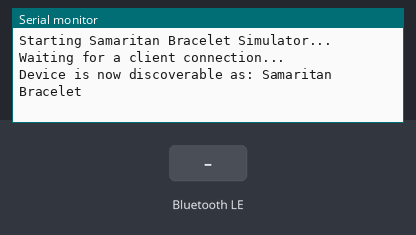
Bench run of a sketch on a simulated ESP32. Parts: the last lines printed to the serial monitor. The test bench sets the inputs (shaded band). Random numbers use the default seed unless the sketch sets one; nothing arrives over Bluetooth unless stated; a phone connects over Bluetooth LE 3 s after start.

Above: at 1.2 s.
1.3 s: Bluetooth LE write "FREQ:" received
At 2.5 s:
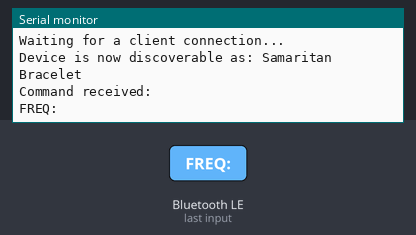
2.8 s: Bluetooth LE write "RESET" received
At 2.96 s:
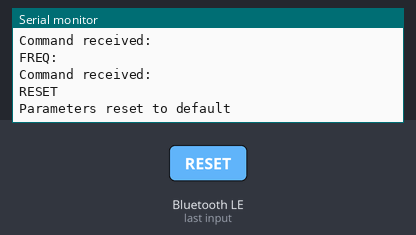
4.3 s: Bluetooth LE write "FALL" received
At 4.9 s:
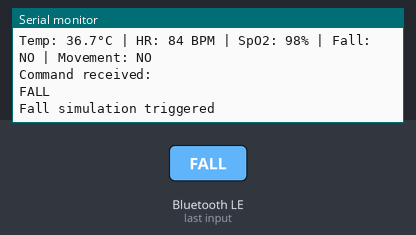
5.8 s: Bluetooth LE write "FIRMWARE" received
At 6.2 s:
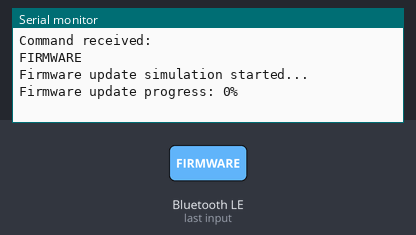
Timing chart, 0 to 8.8 s (numbered marks = the images above; inputs shaded):
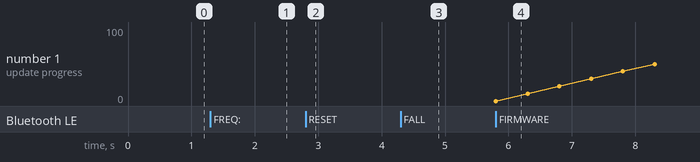

The sketch:

samaritan_bracelet.ino
```cpp
/*
 * Samaritan Health Bracelet - ESP32 Simulator
 *
 * Ce firmware simule un bracelet de santé connecté qui envoie des données vitales
 * via Bluetooth Low Energy (BLE) à l'application Samaritan.
 *
 * Fonctionnalités:
 * - Connexion BLE
 * - Envoi de signes vitaux simulés (température, fréquence cardiaque, SpO2)
 * - Détection de chute simulée
 * - Réception de commandes
 * - Configuration des paramètres
 *
 * Matériel requis: ESP32 (4MB Flash, Dual-core, 240MHz)
 */

#include <BLEDevice.h>
#include <BLEServer.h>
#include <BLEUtils.h>
#include <BLE2902.h>

// UUIDs pour les services et caractéristiques BLE
#define SERVICE_UUID                     "0000180d-0000-1000-8000-00805f9b34fb"
#define VITAL_SIGNS_CHARACTERISTIC_UUID  "00002a37-0000-1000-8000-00805f9b34fb"
#define COMMAND_CHARACTERISTIC_UUID      "00002a38-0000-1000-8000-00805f9b34fb"

// Nom du dispositif
#define DEVICE_NAME "Samaritan Bracelet"

// Variables globales
BLEServer* pServer = NULL;
BLECharacteristic* pVitalSignsCharacteristic = NULL;
BLECharacteristic* pCommandCharacteristic = NULL;
bool deviceConnected = false;
bool oldDeviceConnected = false;

// Paramètres de simulation
float temperature = 36.5;
int heartRate = 75;
int oxygenSaturation = 98;
bool fallDetected = false;
bool suddenMovement = false;

// Paramètres de configuration
int measurementFrequency = 1000; // ms
unsigned long lastMeasurement = 0;

// Forward declarations
void processCommand(String command);

// Callbacks pour la connexion BLE
class MyServerCallbacks: public BLEServerCallbacks {
    void onConnect(BLEServer* pServer) {
      deviceConnected = true;
      Serial.println("Client connected");
    };

    void onDisconnect(BLEServer* pServer) {
      deviceConnected = false;
      Serial.println("Client disconnected");
    }
};

// Callbacks pour les commandes reçues
class CommandCallbacks: public BLECharacteristicCallbacks {
    void onWrite(BLECharacteristic *pCharacteristic) {
      String value = pCharacteristic->getValue().c_str();

      if (value.length() > 0) {
        Serial.println("Command received:");
        Serial.println(value);

        // Traiter les commandes
        processCommand(value);
      }
    }
};

void setup() {
  Serial.begin(115200);
  Serial.println("Starting Samaritan Bracelet Simulator...");

  // Initialiser BLE
  BLEDevice::init(DEVICE_NAME);

  // Créer le serveur BLE
  pServer = BLEDevice::createServer();
  pServer->setCallbacks(new MyServerCallbacks());

  // Créer le service BLE
  BLEService *pService = pServer->createService(SERVICE_UUID);

  // Créer la caractéristique pour les signes vitaux (notify)
  pVitalSignsCharacteristic = pService->createCharacteristic(
                      VITAL_SIGNS_CHARACTERISTIC_UUID,
                      BLECharacteristic::PROPERTY_READ   |
                      BLECharacteristic::PROPERTY_NOTIFY
                    );
  pVitalSignsCharacteristic->addDescriptor(new BLE2902());

  // Créer la caractéristique pour les commandes (write)
  pCommandCharacteristic = pService->createCharacteristic(
                      COMMAND_CHARACTERISTIC_UUID,
                      BLECharacteristic::PROPERTY_WRITE
                    );
  pCommandCharacteristic->setCallbacks(new CommandCallbacks());

  // Démarrer le service
  pService->start();

  // Démarrer l'advertising
  BLEAdvertising *pAdvertising = BLEDevice::getAdvertising();
  pAdvertising->addServiceUUID(SERVICE_UUID);
  pAdvertising->setScanResponse(false);
  pAdvertising->setMinPreferred(0x0);
  BLEDevice::startAdvertising();

  Serial.println("Waiting for a client connection...");
  Serial.println("Device is now discoverable as: " + String(DEVICE_NAME));
}

void loop() {
  // Gérer la connexion/déconnexion
  if (!deviceConnected && oldDeviceConnected) {
    delay(500); // Donner le temps au stack BLE de se préparer
    pServer->startAdvertising(); // Redémarrer l'advertising
    Serial.println("Start advertising");
    oldDeviceConnected = deviceConnected;
  }

  if (deviceConnected && !oldDeviceConnected) {
    oldDeviceConnected = deviceConnected;
  }

  // Envoyer les signes vitaux si connecté
  if (deviceConnected) {
    unsigned long currentMillis = millis();

    if (currentMillis - lastMeasurement >= measurementFrequency) {
      lastMeasurement = currentMillis;

      // Simuler les variations des signes vitaux
      simulateVitalSigns();

      // Envoyer les données
      sendVitalSigns();
    }
  }

  delay(10);
}

void simulateVitalSigns() {
  // Simuler la température (36.0 - 37.5°C avec variations)
  temperature = 36.5 + (random(-10, 10) / 10.0);

  // Simuler la fréquence cardiaque (60-100 BPM avec variations)
  heartRate = 75 + random(-15, 15);

  // Simuler la saturation en oxygène (95-100%)
  oxygenSaturation = 98 + random(-3, 2);

  // Simuler occasionnellement une chute (1% de chance)
  if (random(0, 100) < 1) {
    fallDetected = true;
    Serial.println("⚠️ FALL DETECTED!");
  } else {
    fallDetected = false;
  }

  // Simuler un mouvement brusque (5% de chance)
  suddenMovement = random(0, 100) < 5;

  // Afficher les valeurs
  Serial.printf("Temp: %.1f°C | HR: %d BPM | SpO2: %d%% | Fall: %s | Movement: %s\n",
                temperature, heartRate, oxygenSaturation,
                fallDetected ? "YES" : "NO",
                suddenMovement ? "YES" : "NO");
}

void sendVitalSigns() {
  // Format des données: température(float) + heartRate(int) + oxygenSaturation(int) +
  // timestamp(long) + fallDetected(bool) + suddenMovement(bool)

  uint8_t data[20];
  int index = 0;

  // Température (4 bytes - float)
  memcpy(&data[index], &temperature, sizeof(float));
  index += sizeof(float);

  // Fréquence cardiaque (4 bytes - int)
  memcpy(&data[index], &heartRate, sizeof(int));
  index += sizeof(int);

  // Saturation en oxygène (4 bytes - int)
  memcpy(&data[index], &oxygenSaturation, sizeof(int));
  index += sizeof(int);

  // Timestamp (4 bytes - unsigned long)
  unsigned long timestamp = millis();
  memcpy(&data[index], &timestamp, sizeof(unsigned long));
  index += sizeof(unsigned long);

  // Fall detected (1 byte - bool)
  data[index++] = fallDetected ? 1 : 0;

  // Sudden movement (1 byte - bool)
  data[index++] = suddenMovement ? 1 : 0;

  // Envoyer via BLE
  pVitalSignsCharacteristic->setValue(data, index);
  pVitalSignsCharacteristic->notify();
}

void processCommand(String command) {
  // Commandes possibles:
  // "FREQ:xxxx" - Changer la fréquence de mesure (en ms)
  // "RESET" - Réinitialiser les paramètres
  // "FALL" - Simuler une chute
  // "FIRMWARE" - Simuler une mise à jour firmware

  if (command.startsWith("FREQ:")) {
    // Extraire la fréquence
    String freqStr = command.substring(5);
    int newFreq = freqStr.toInt();
    if (newFreq >= 100 && newFreq <= 60000) {
      measurementFrequency = newFreq;
      Serial.printf("Measurement frequency changed to: %d ms\n", measurementFrequency);
    }
  }
  else if (command == "RESET") {
    // Réinitialiser les paramètres
    temperature = 36.5;
    heartRate = 75;
    oxygenSaturation = 98;
    fallDetected = false;
    suddenMovement = false;
    measurementFrequency = 1000;
    Serial.println("Parameters reset to default");
  }
  else if (command == "FALL") {
    // Simuler une chute
    fallDetected = true;
    Serial.println("Fall simulation triggered");
  }
  else if (command == "FIRMWARE") {
    // Simuler une mise à jour firmware
    Serial.println("Firmware update simulation started...");
    for (int i = 0; i <= 100; i += 10) {
      Serial.printf("Firmware update progress: %d%%\n", i);
      delay(500);
    }
    Serial.println("Firmware update completed!");
  }
  else {
    Serial.println("Unknown command");
  }
}
```

Measured:
- after the input at 1.3 s, the serial monitor: prints a new line at once (image 1)
- after the input at 2.8 s, the serial monitor: prints a new line at once (image 2)
- after the input at 4.3 s, the serial monitor: prints a new line at once (image 3)
- after the input at 5.8 s, the serial monitor: prints a new line at once (image 4)
